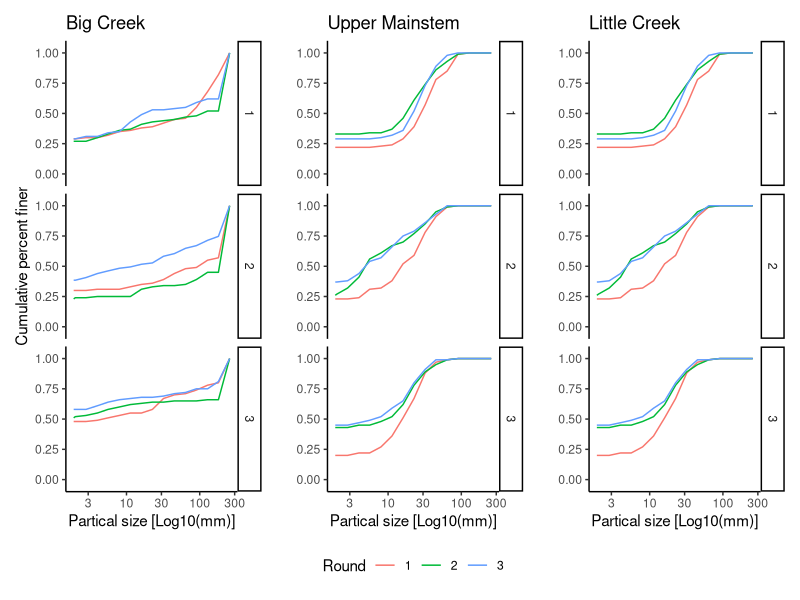
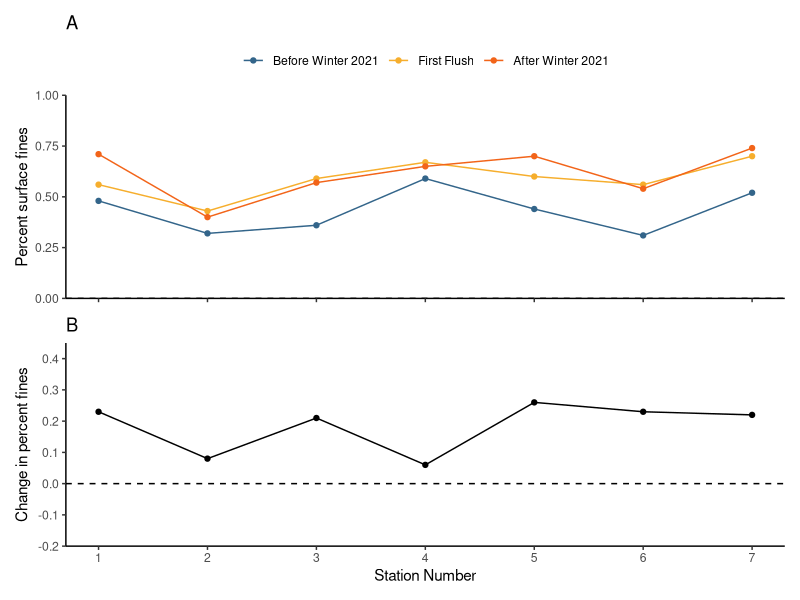
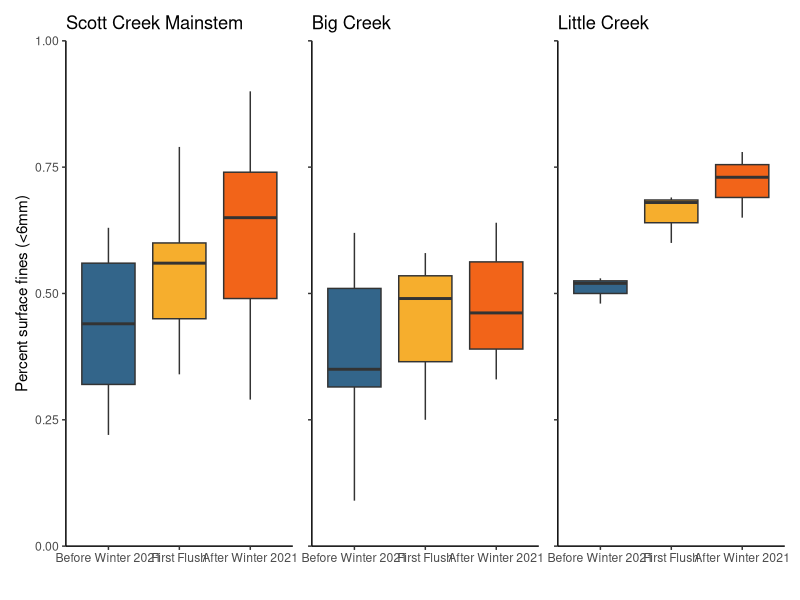
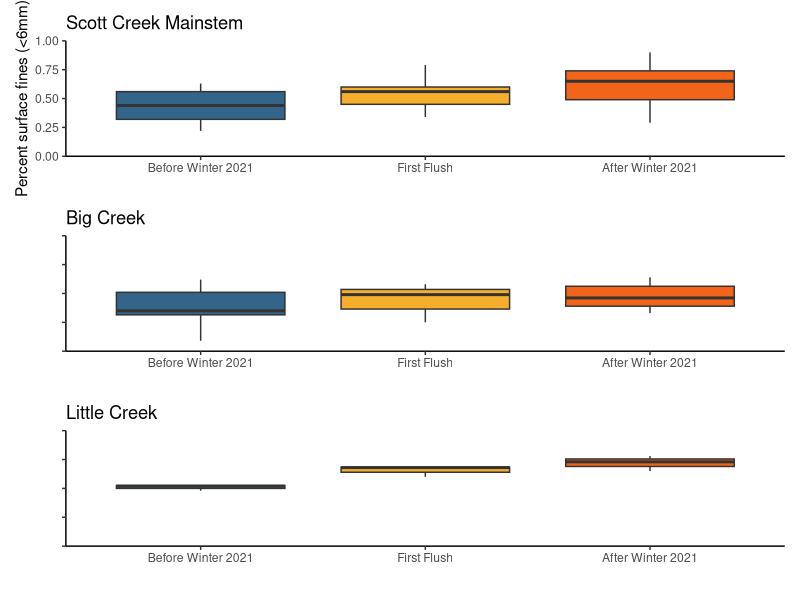
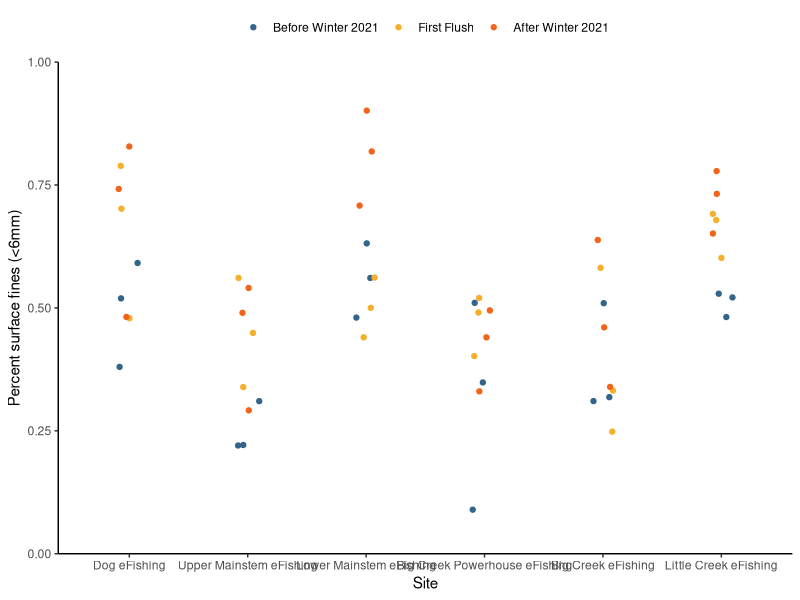
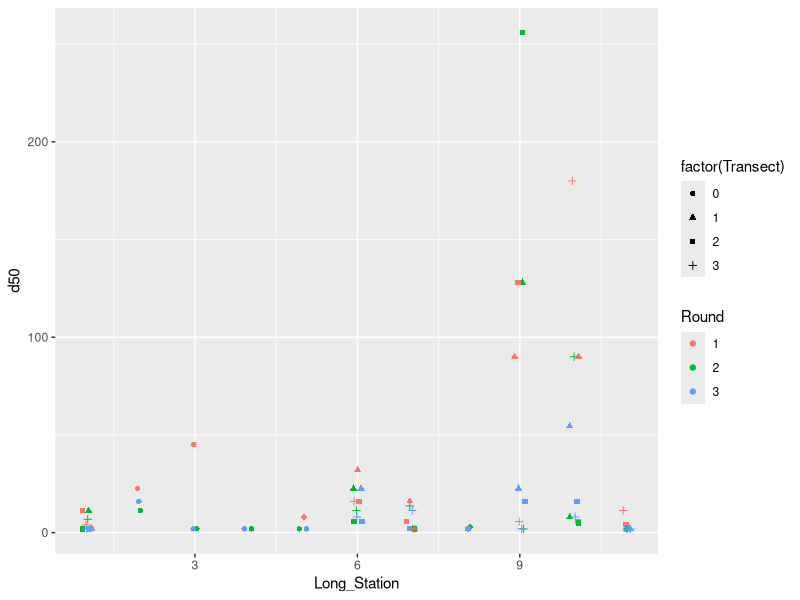

These charts were generated, in order, by the following R code: (Note: this script raises an error after producing the figures.)
###############################################
##
## Script name: 3_Pebble_Count_Data_Round3.R
##
## Goals: 1. Visualize the sediment distributions at each site/transect. 
##           (Data needs to be manipulated from size class counts (summaries) 
##           to individual pebbles).
##
##        2. Estimate the change in the amount of surface fines at each transect
##           (reported as % change over time). Note: The cuttoff for "fines" in 
##           the litterature is a bit ambiguous. For now we will stick with 
##           "fines" meaning <6mm (though <8mm could also been used).
##
##        3. Compare how different surface summary statistics (i.e. Dx) changed 
##           after the “first flush” at 1.A each site and 1.B longitudinally 
##           along the mainstem and Big Creek.
##
## Note: See https://github.com/RMBond/ScottCreek-WY22_CZUFire_Poster for project information.
##
###############################################

#Load packages
library(tidyverse)
library(dplyr)
library(lubridate)
# library(ggplot2)
library(patchwork)

#1. Read in the data ####

#Input file contains 3 rounds of data (round 3 is after all precipitation had stopped whareas round 2 was in the middle of the Winter a.k.a. first flush).
pc.dat <- read.csv("Data/Scott_Creek_Pebble_20211115.csv", sep = ",", header = T) #1104 obs of 7 var. 

#2. Do some data wrangling ####

pc <- pc.dat %>% #Start formatting columns into r "tidy" structure.
  mutate(Date = mdy(Date)) %>% 
  mutate(Round = as.factor(Round)) %>% #change column to type = factor
  mutate(Long_Station = as.numeric(Long_Station)) %>% #change column to type = numeric.
  mutate(Category_total = as.numeric(Category_total)) %>% #change column to type = numeric.
  # mutate(Transect = replace_na(Transect, 0)) %>% #replace na (for PCX transects) with a zero 
  group_by(Round, Site, Transect) %>% #Tells r to group each individual transect worth of data to calculate % finer.
  arrange(Size_class_mm) %>% #makes sure data goes from smallest to larges pebble sizes.
  mutate(Percent_finer = cumsum(Category_total)/sum(Category_total)) #create column for percent finer than. 

#Check the data structure

str(pc)

#3. Cumulative percent finer plots for the eFishing sites ####
#Goal: Quickly visualize some of the transect changes between survey rounds.
#      (Not intended for the poster). 

test.bc <- pc %>% 
  filter(Long_Station == 9)

#Big Creek Plot - Subtle changes in sediment.
bc <- ggplot(test.bc, aes(Size_class_mm, Percent_finer, color = Round)) +
  geom_line() +
  facet_grid(Transect ~ .) +
  scale_x_log10(name = "Partical size [Log10(mm)]") +
  scale_y_continuous(name = "Cumulative percent finer", limits = c(0,1), expand = c(0,.1)) +
  # scale_color_manual(values = c("#a6611a", "#018571")) +
  theme_classic() +
  ggtitle("Big Creek")

test.um <- pc %>% 
  filter(Long_Station == 6)

#Upper Mainstem Plot - Fines have increased substantially in the upper watershed. 
um <- ggplot(test.um, aes(Size_class_mm, Percent_finer, color = Round)) +
  geom_line() +
  facet_grid(Transect ~ .) +
  scale_x_log10(name = "Partical size [Log10(mm)]") +
  scale_y_continuous(name = "", limits = c(0,1), expand = c(0,.1)) +
  # scale_color_manual(values = c("#a6611a", "#018571")) +
  theme_classic() +
  ggtitle("Upper Mainstem")

#Little Creek Plot
test.lc <- pc %>% 
  filter(Long_Station == 11)

lc <- ggplot(test.um, aes(Size_class_mm, Percent_finer, color = Round)) +
  geom_line() +
  facet_grid(Transect ~ .) +
  scale_x_log10(name = "Partical size [Log10(mm)]") +
  scale_y_continuous(name = "", limits = c(0,1), expand = c(0,.1)) +
  # scale_color_manual(values = c("#a6611a", "#018571")) +
  theme_classic() +
  ggtitle("Little Creek")

#Put plots together using patchwork
bc + um + lc +
  plot_layout(guides = 'collect') & 
  theme(legend.position = 'bottom') 
# plot_annotation(caption = 'If the blue line starts above the tan line, it means the surface sediment became finer after the first flush.')

# ggsave("Figures/PC_20211115_5x4.jpg", width = 5, height = 4, units = "in", dpi = 650, device = "jpg")


#4. Percent fines (<6mm) along the mainstem by station number (pc2)####
#Goal: Visualize the amount (percent surface fines along the mainstem. Station number is used to lign up the sites from downstream to upstream.

pc2.mainstem.fines <- pc %>% 
  filter(Size_class_mm == 5.6) %>% #select the fines size class.
  filter(Long_Station < 8) %>% #mainstem stations
  filter(Transect == 0 | Transect == 2) #use T2 (midpoint) for each eFishing reach.

a <- ggplot(pc2.mainstem.fines, aes(x = Long_Station, y = Percent_finer, color = Round)) +
  geom_line() +
  geom_point() +
  scale_y_continuous(name = "Percent surface fines", limits = c(0,1.0), expand = c(0,0)) +
  scale_x_continuous(name = "Station Number", limits = c(1,7), breaks = seq(0,7,1)) +
  scale_color_manual(values = c("#33658a", "#f6ae2d","#f26419"), labels = c("Before Winter 2021", "First Flush","After Winter 2021")) +
  theme_classic() +
  geom_hline(yintercept = 0, lty = 2) +
  labs(title = "A") +
  # subtitle = "Flow is from right (upstream) to left (downstream)") +
  # caption = "The meainstem between Big and Little Creeks (Station 3) and the upper watershed \n (Stations 6 and 7) had the biggest increases in fine sediment.")
  theme(axis.title.x = element_blank(),
        axis.text.x = element_blank(),
        legend.position = "top",
        legend.title = element_blank())

#5. Caculate change in % fines (<6mm) for each transect (pc2) ####
#Goal: Caculate the change in % fines (<6mm) between the two survey rounds for each transect and site.

#Subset data by Round
pc2.r1 <- pc %>%
  filter(Round == 1) %>% #Round 1 data
  filter(Size_class_mm == 5.6) #focus on the 5.6 size class for each transect

# pc2.r2 <- pc %>%
#   filter(Round == 2) %>% #Round 2 data
#   filter(Size_class_mm == 5.6) #focus on the 5.6 size class for each transect

pc2.r3 <- pc %>%
  filter(Round == 3) %>% #Round 2 data
  filter(Size_class_mm == 5.6) #focus on the 5.6 size class for each transect

#Spread data into long format to calculate % change
pc2 <- full_join(pc2.r1, pc2.r3, by = c("Long_Station", "Transect")) %>% #Joins the two rounds of data
  mutate(fines_per_change = Percent_finer.y - Percent_finer.x) %>% #Subract round 1 from round 2. A positive number means an increase in fines after the first flush.
  mutate(Site = Site.x) %>% #relabeling site for clarity
  select(Site, Transect, Long_Station, fines_per_change)


#select transects 0 or 2

pc2.2 <- pc2 %>% 
  filter(Transect == 0 | Transect == 2)

mean(pc2.2$fines_per_change) #14.5
min(pc2.2$fines_per_change) #-0.07
max(pc2.2$fines_per_change) #0.26

mean(pc2$fines_per_change) #16.3
min(pc2$fines_per_change) #-0.11
max(pc2$fines_per_change) #0.45


#---------------------------------------------------------------------------------------



#Plot % fines change over longitudinal station distance

#Subset data by mainstem vs tributary stations (See above for station number key)
pc2.mainstem <- pc2 %>%
  filter(Long_Station < 8) %>%
  filter(Transect == 0 | Transect == 2)

pc2.bigcreek <- pc2 %>%
  filter(Long_Station > 7 & Long_Station < 11) %>%
  filter(Transect == 0 | Transect == 2)

pc2.littlecreek <- pc2 %>%
  filter(Long_Station == 11) %>%
  filter(Transect == 0 | Transect == 2)

#Subset efishing reaches to make ranges for plot
stattest <- pc2 %>%
  filter(Long_Station == 7)

#Mainstem plot

b <- ggplot(pc2.mainstem, aes(x = Long_Station, y = fines_per_change)) +
  geom_line() +
  geom_point() +
  scale_y_continuous(name = "Change in percent fines", limits = c(-0.2,0.45), breaks = seq(-0.2,0.45,.1), expand = c(0,0)) +
  scale_x_continuous(name = "Station Number", limits = c(1,7), breaks = seq(0,7,1)) +
  theme_classic() +
  geom_hline(yintercept = 0, lty = 2) +
  # geom_segment(x = 1, y = -0.13, xend = 1, yend = 0.08, lty = 3) + #variation in Station 1
  # geom_segment(x = 6, y = 0.12, xend = 6, yend = 0.25, lty = 3) + #variation in Station 6
  # geom_segment(x = 7, y = -0.11, xend = 7, yend = 0.3857, lty = 3) + #variation in Station 7
  labs(title = "B")
# labs(title = "Change in percent fines (<6mm) along the mainstem",
#      subtitle = "Flow is from right (Upstream) to left (Downstream)",
#      caption = "The meainstem between Big and Little Creeks (Station 3) and the upper watershed \n (Stations 6 and 7) had the biggest increases in fine sediment. \n Dotted vertical lines are ranges at the eFishing sites.")

#Putting plots together
a / b

# ggsave("Figures/PC_percent_fines_mainstem_20211115_6x6.jpg", width = 6, height = 6, units = "in", dpi = 650, device = "jpg")


#6. Boxplot of percent surface fines (pc3) ####
#Goal: Boxplot of percent surface fines using all sites/transects

pc3.fines <- pc %>% 
  filter(Size_class_mm == 5.6)

plot.pc3.fines.all <- ggplot(pc3.fines, aes(x = Round, y = Percent_finer)) +
  geom_boxplot() +
  scale_y_continuous(name = "Percent surface fines (<6mm)", limits = c(0,1),
                     expand = c(0,0))  +
  ggtitle("All sites")

#Boxplot of percent surface fines on mainstem
pc3.fines.mainstem <- pc %>% 
  filter(Size_class_mm == 5.6) %>% 
  filter(Long_Station < 8)

plot.pc3.fines.mainstem <- ggplot(pc3.fines.mainstem, aes(x = Round, y = Percent_finer)) +
  geom_boxplot(fill = c("#33658a", "#f6ae2d","#f26419")) +
  scale_x_discrete(name = "", limits = c("1","2","3"), labels = c("Before Winter 2021", "First Flush","After Winter 2021")) +
  scale_y_continuous(name = "Percent surface fines (<6mm)", limits = c(0,1),
                     expand = c(0,0)) +
  theme_classic() +
  # theme(axis.text.x = element_blank(), #use for portrait layout
  #       axis.title.y = element_blank()) +
  # ggtitle("Scott Creek Mainstem (n=13)")
  ggtitle("Scott Creek Mainstem")

#Boxplot of percent surface fines on Big Creek
pc3.fines.bc <- pc %>% 
  filter(Size_class_mm == 5.6) %>% 
  filter(Long_Station > 7 & Long_Station < 11)

plot.pc3.fines.bc <- ggplot(pc3.fines.bc, aes(x = Round, y = Percent_finer)) +
  geom_boxplot(fill = c("#33658a", "#f6ae2d","#f26419")) +
  scale_x_discrete(name = "", limits = c("1","2","3"), labels = c("Before Winter 2021", "First Flush","After Winter 2021")) +
  scale_y_continuous(name = "Percent surface fines (<6mm)", limits = c(0,1),
                     expand = c(0,0)) +
  theme_classic() +
  theme(axis.text.y = element_blank(),
        axis.title.y = element_blank()) +
  ggtitle("Big Creek")
# ggtitle("Big Creek (n=7)")


#Boxplot of percent surface fines on Little Creek
pc3.fines.lc <- pc %>% 
  filter(Size_class_mm == 5.6) %>% 
  filter(Long_Station == 11)

plot.pc3.fines.lc <- ggplot(pc3.fines.lc, aes(x = Round, y = Percent_finer)) +
  geom_boxplot(fill = c("#33658a", "#f6ae2d","#f26419")) +
  scale_x_discrete(name = "", limits = c("1","2","3"), labels = c("Before Winter 2021", "First Flush","After Winter 2021")) +
  scale_y_continuous(name = "Percent surface fines (<6mm)", limits = c(0,1),
                     expand = c(0,0)) +
  theme_classic() +
  theme(axis.text.y = element_blank(),
        axis.title.y = element_blank()) +
  # ggtitle("Little Creek (n=3)")
  ggtitle("Little Creek")

#Put plots together using patchwork
plot.pc3.fines.mainstem +  plot.pc3.fines.bc +  plot.pc3.fines.lc # Landscape layout

# ggsave("Figures/PC_percent_fines_boxplot_20210414_7x3.jpg", width = 7, height = 3, units = "in", dpi = 650, device = "jpg")


plot.pc3.fines.mainstem /  plot.pc3.fines.bc /  plot.pc3.fines.lc # Portrait layout

# ggsave("Figures/PC_percent_fines_boxplot_20211115_3x6.jpg", width = 3, height = 6, units = "in", dpi = 650, device = "jpg")


#Variation in Percent Fines for each eFishing Site starting with pc3.fines

#Grab the eFishing sites
pc3.efishing <- pc3.fines %>% 
  filter(grepl('eFishing', Site)) #using grepl to select all sites with "efishing" in the name 

#Tell r Sites will be in a specific order.
pc3.efishing$Site <- factor(pc3.efishing$Site, levels = c("Dog eFishing","Upper Mainstem eFishing","Lower Mainstem eFishing","Big Creek Powerhouse eFishing","Big Creek eFishing", "Little Creek eFishing"),ordered = TRUE)

#Scatterplot to see the variation (3 transects) in percent fines for each eFishing Site.
ggplot(pc3.efishing, aes(x = Site, y = Percent_finer, color = Round)) +
  geom_jitter(width = 0.1) +
  scale_y_continuous(name = "Percent surface fines (<6mm)", limits = c(0,1),
                     expand = c(0,0)) +
  scale_color_manual(values = c("#33658a", "#f6ae2d","#f26419"), labels = c("Before Winter 2021", "First Flush","After Winter 2021")) +
  theme_classic() +
  theme(legend.position = "top",
        legend.title = element_blank())


#STATS - TBD
#Need to figure out if we are using t-tests or Chi-squared test for independance?
#Before running the t tests we need to think about independance (repeated measures??. 

#Mainstem
pc3.fines.mainstem.r1 <-  pc3.fines.mainstem %>% 
  filter(Round == 1) %>% #Round 1 data  
  select(Percent_finer)

pc3.fines.mainstem.r2 <-  pc3.fines.mainstem %>% 
  filter(Round == 2) %>% #Round 2 data
  select(Percent_finer)

# t.test( pc3.fines.mainstem.r1$Percent_finer,  pc3.fines.mainstem.r2$Percent_finer, alternative = "two.sided") #May need to adjust the alternative to "greater than".

# Big Creek
pc3.fines.bc.r1 <-  pc3.fines.bc %>% 
  filter(Round == 1) %>% #Round 1 data  
  select(Percent_finer)

pc3.fines.bc.r2 <-  pc3.fines.bc %>% 
  filter(Round == 2) %>% #Round 2 data
  select(Percent_finer)

# t.test( pc3.fines.bc.r1$Percent_finer,  pc3.fines.bc.r2$Percent_finer, alternative = "two.sided") #May need to adjust the alternative to "greater than".

#Little Creek
pc3.fines.lc.r1 <-  pc3.fines.lc %>% 
  filter(Round == 1) %>% #Round 1 data  
  select(Percent_finer)

pc3.fines.lc.r2 <-  pc3.fines.lc %>% 
  filter(Round == 2) %>% #Round 2 data
  select(Percent_finer)

# t.test( pc3.fines.lc.r1$Percent_finer,  pc3.fines.lc.r2$Percent_finer, alternative = "two.sided") #May need to adjust the alternative to "greater than".


#7. Sediment Distribution Plots ####

#* 7.1 Expand count summaries to individual counts (pc4) ####
#The tidy package has the function "uncount" which is the opposite operation of "dplyr::count"

pc4 <- pc %>% 
  group_by(Long_Station, Transect, Round)

pc4.pebbles <- uncount(pc4, Category_total, .id = "id") %>% 
  mutate(Pebble_mm = Size_class_mm) %>% #rename column to emphasize we are looking at individual pebbles now
  select(!Size_class_mm) #remove column

#* 7.2 Calculate D50 for plotting (pc4) ####
#Goal: Calculate the median (by definition the D50) for each site, transect, and round

pc4.d50 <- pc4.pebbles %>% 
  summarise(d50 = median(Pebble_mm))

ggplot(pc4.d50, aes( x = Long_Station, y = d50, color = Round, shape = factor(Transect))) + 
  geom_jitter(width = 0.1)

#Looking at only eFishing Sites
#Grab the eFishing sites
pc4.efishing <- pc4.pebbles %>% 
  filter(grepl('eFishing', Site)) #using grepl to select all sites with "efishing" in the name 

#Tell r Sites will be in a specific order.
pc4.efishing$Site <- factor(pc4.efishing$Site, levels = c("Dog eFishing","Upper Mainstem eFishing","Lower Mainstem eFishing","Big Creek Powerhouse eFishing","Big Creek eFishing", "Little Creek eFishing"),ordered = TRUE)

pc4.d50.efish <- pc4.efishing %>% 
  summarise(d50 = median(Pebble_mm))

ggplot(pc4.d50.efish, aes( x = Site, y = d50, color = Round, shape = factor(Transect))) + 
  geom_jitter(width = 0.1)

#Looking longitudinally along the mainstem
pc4.d50.mainstem <- pc4.pebbles %>% 
  filter(Long_Station < 8) %>%  #mainstem stations
  summarise(d50 = median(Pebble_mm))

pc4.d50.mainstem$Site <- factor(pc4.d50.mainstem$Site, levels = c("Lower Mainstem eFishing", "PCX-1", "PCX-2", "PCX-4", "PCX-5", "Upper Mainstem eFishing", "Dog eFishing"),ordered = TRUE)

ggplot(pc4.d50.mainstem, aes( x = Long_Station, y = d50, color = Round, shape = factor(Transect))) +
  geom_jitter(width = 0.1) +
  scale_y_continuous(name = "D50", limits = c(0,64),
                     expand = c(0,0)) +
  # scale_color_manual(values = c("#a6611a", "#018571"), labels = c("Before", "After")) +
  theme_classic() +
  theme(legend.position = "bottom")

# ggsave("Figures/PC_d50_mainstem_20210406_9x3.jpg", width = 9, height = 3, units = "in", dpi = 650, device = "jpg")

#* 7.3 Pebble distribution plots (pc4) ####
#Quick scatterplot to see the data points
ggplot(pc4.pebbles, aes( x = Long_Station, y = Pebble_mm, color = Round, shape = factor(Transect))) + 
  geom_jitter()


#Violin plot - hard to see
ggplot(pc4.pebbles, aes( x = Long_Station, y = Pebble_mm, color = Round)) +
  geom_violin()

#Box plot 
ggplot(pc4.pebbles, aes( x = Long_Station, y = Pebble_mm, color = Round)) +
  geom_boxplot()
